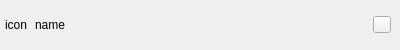
<?xml version="1.0" encoding="UTF-8"?>
<ui version="4.0">
 <class>ComboUserItemWidget</class>
 <widget class="QWidget" name="ComboUserItemWidget">
  <property name="geometry">
   <rect>
    <x>0</x>
    <y>0</y>
    <width>400</width>
    <height>50</height>
   </rect>
  </property>
  <property name="windowTitle">
   <string>ComboUserItemWidget</string>
  </property>
  <layout class="QVBoxLayout" name="verticalLayout">
   <property name="spacing">
    <number>0</number>
   </property>
   <property name="margin">
    <number>0</number>
   </property>
   <item>
    <widget class="QWidget" name="backWidget" native="true">
     <layout class="QHBoxLayout" name="horizontalLayout" stretch="0,1,0">
      <property name="leftMargin">
       <number>3</number>
      </property>
      <property name="topMargin">
       <number>1</number>
      </property>
      <property name="rightMargin">
       <number>9</number>
      </property>
      <property name="bottomMargin">
       <number>1</number>
      </property>
      <item>
       <widget class="QLabel" name="avatarLabel">
        <property name="minimumSize">
         <size>
          <width>26</width>
          <height>26</height>
         </size>
        </property>
        <property name="maximumSize">
         <size>
          <width>26</width>
          <height>26</height>
         </size>
        </property>
        <property name="sizeIncrement">
         <size>
          <width>0</width>
          <height>0</height>
         </size>
        </property>
        <property name="text">
         <string>icon</string>
        </property>
        <property name="alignment">
         <set>Qt::AlignCenter</set>
        </property>
       </widget>
      </item>
      <item>
       <widget class="QLabel" name="nameLabel">
        <property name="text">
         <string>name</string>
        </property>
       </widget>
      </item>
      <item>
       <widget class="QToolButton" name="closeToolButton">
        <property name="text">
         <string/>
        </property>
        <property name="icon">
         <iconset resource="../inst.qrc">
          <normaloff>:/images/Icon_07.png</normaloff>:/images/Icon_07.png</iconset>
        </property>
        <property name="iconSize">
         <size>
          <width>10</width>
          <height>10</height>
         </size>
        </property>
       </widget>
      </item>
     </layout>
    </widget>
   </item>
  </layout>
 </widget>
 <layoutdefault spacing="6" margin="11"/>
 <resources>
  <include location="../inst.qrc"/>
 </resources>
 <connections/>
</ui>
